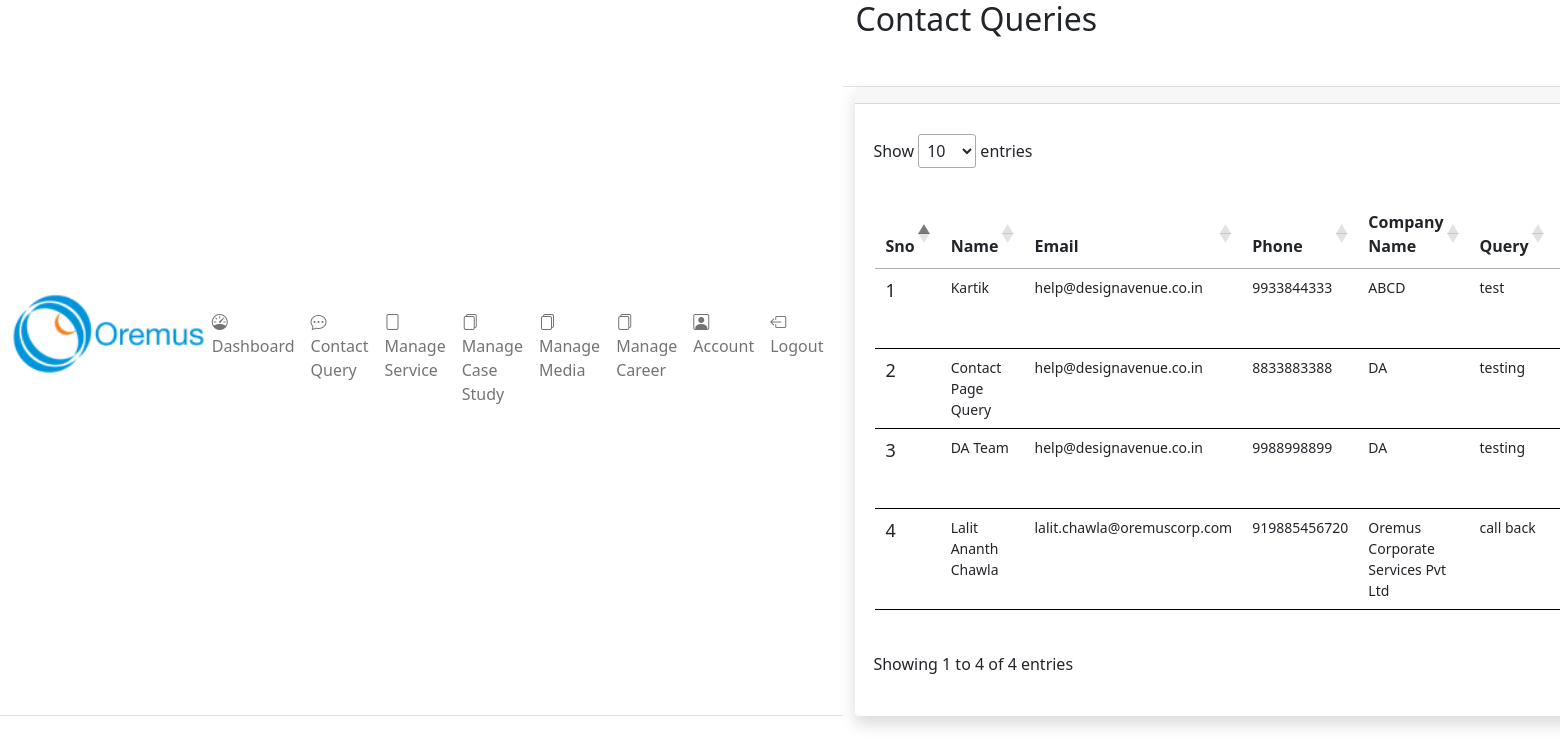
The app's page /crm/frontend/user/contact_queries.php (signed in) with its own data.
### tables this page shows
CREATE TABLE `contact_us` (
  `id` int(255) NOT NULL,
  `name` text NOT NULL,
  `email` varchar(100) NOT NULL,
  `phone` bigint(13) NOT NULL,
  `company_name` text DEFAULT NULL,
  `message` text DEFAULT NULL,
  `subject_code` bigint(255) NOT NULL,
  `page_name` text DEFAULT NULL,
  `archive` int(11) NOT NULL DEFAULT 0,
  `created_at` timestamp NOT NULL DEFAULT current_timestamp(),
  `updated_at` timestamp NULL DEFAULT NULL ON UPDATE current_timestamp(),
  `deleted_at` timestamp NULL DEFAULT NULL
);

### crm/frontend/user/contact_queries.php (the view, shortened to what this page needs)
<!DOCTYPE html>
<html lang="en">
<head>
    <?php require('./user_components/header_links.php'); ?>
</head>
<body>
    <div class="d-flex flex-column flex-lg-row h-lg-full bg-surface-secondary">
        <?php require('./user_components/side_bar.php'); ?>
        <div class="h-screen flex-grow-1 overflow-y-lg-auto">
            <header class="bg-surface-primary border-bottom pt-6">
                <div class="container-fluid">
                    <div class="mb-npx">
                        <div class="row align-items-center">
                            <div class="col-sm-6 col-12 mb-4 mb-sm-0">
                                <h1 class="h2 mb-0 ls-tight mb-4">Contact Queries</h1>
                            </div>
                            <div class="col-sm-6 col-12 text-sm-end">
                                <div class="mx-n1">
                                </div>
                            </div>
                        </div>
                    </div>
                </div>
            </header>
            <main class="py-6 bg-surface-secondary">
                <div class="container-fluid">
                    <div class="card shadow border-0 mb-7">
                        <div class="card-header">
                        </div>
                        <div class="table-responsive" style="padding: 30px 18px;">
                            <table class="table table-hover table-nowrap" id="myTable" style="border: 0px solid black !important; padding: 30px 2px;">
                                <thead class="thead-light">
                                    <tr>
                                        <th style="font-size: 16px;">Sno</th>
                                        <th style="font-size: 16px;">Name</th>
                                        <th style="font-size: 16px;">Email</th>
                                        <th style="font-size: 16px;">Phone</th>
                                        <th style="font-size: 16px;">Company Name</th>
                                        <th style="font-size: 16px;">Query</th>
                                        <th style="font-size: 16px;">Page</th>
                                    </tr>
                                </thead>
                                <tbody>
                                    <?php
                                    $stmt = "SELECT id,name,email,phone,company_name,message,page_name,created_at FROM contact_us WHERE contact_us.deleted_at IS NULL AND contact_us.archive=(?)";
                                    $sql = mysqli_prepare($conn, $stmt);
                                    $archive = 0;
                                    mysqli_stmt_bind_param($sql, 'i', $archive);
                                    $result = mysqli_stmt_execute($sql);
                                    if ($result) {
                                        $data = mysqli_stmt_get_result($sql);
                                        $sno = 1;
                                        while ($row = mysqli_fetch_array($data)) {
                                    ?>
                                            <tr>
                                                <td style="font-size: 18px;">
                                                    <?php echo $sno; ?>
                                                </td>
                                                <td style="font-size: 14px;">
                                                    <?php echo $row["name"]; ?>
                                                </td>
                                                <td style="font-size: 14px;">
                                                    <?php echo $row["email"]; ?>
                                                </td>
                                                <td style="font-size: 14px;">
                                                    <?php echo $row["phone"]==0?"Not Available":$row["phone"]; ?>
                                                </td>
                                                <td style="font-size: 14px;">
                                                    <?php echo $row["company_name"]; ?>
                                                </td>
                                                <td style="font-size: 14px;">
                                                    <?php echo $row["message"]; ?>
                                                </td>
                                                <td style="font-size: 14px;">
                                                </td>
                                            </tr>
                                    <?php
                                            $sno++;
                                        }
                                    } else {
                                        echo mysqli_error($conn);
                                    }
                                    ?>
                                </tbody>
                            </table>
                        </div>
                    </div>
                </div>
            </main>
        </div>
    </div>
</body>
</html>

### records on screen
contact_us: name "Kartik", email "help@designavenue.co.in", phone "9933844333", company_name "ABCD", message "test"
contact_us: name "Contact Page Query", email "help@designavenue.co.in", phone "8833883388", company_name "DA", message "testing"
contact_us: name "DA Team", email "help@designavenue.co.in", phone "9988998899", company_name "DA", message "testing"
contact_us: name "Lalit Ananth Chawla", email "lalit.chawla@oremuscorp.com", phone "919885456720", company_name "Oremus Corporate Services Pvt Ltd", message "call back"
